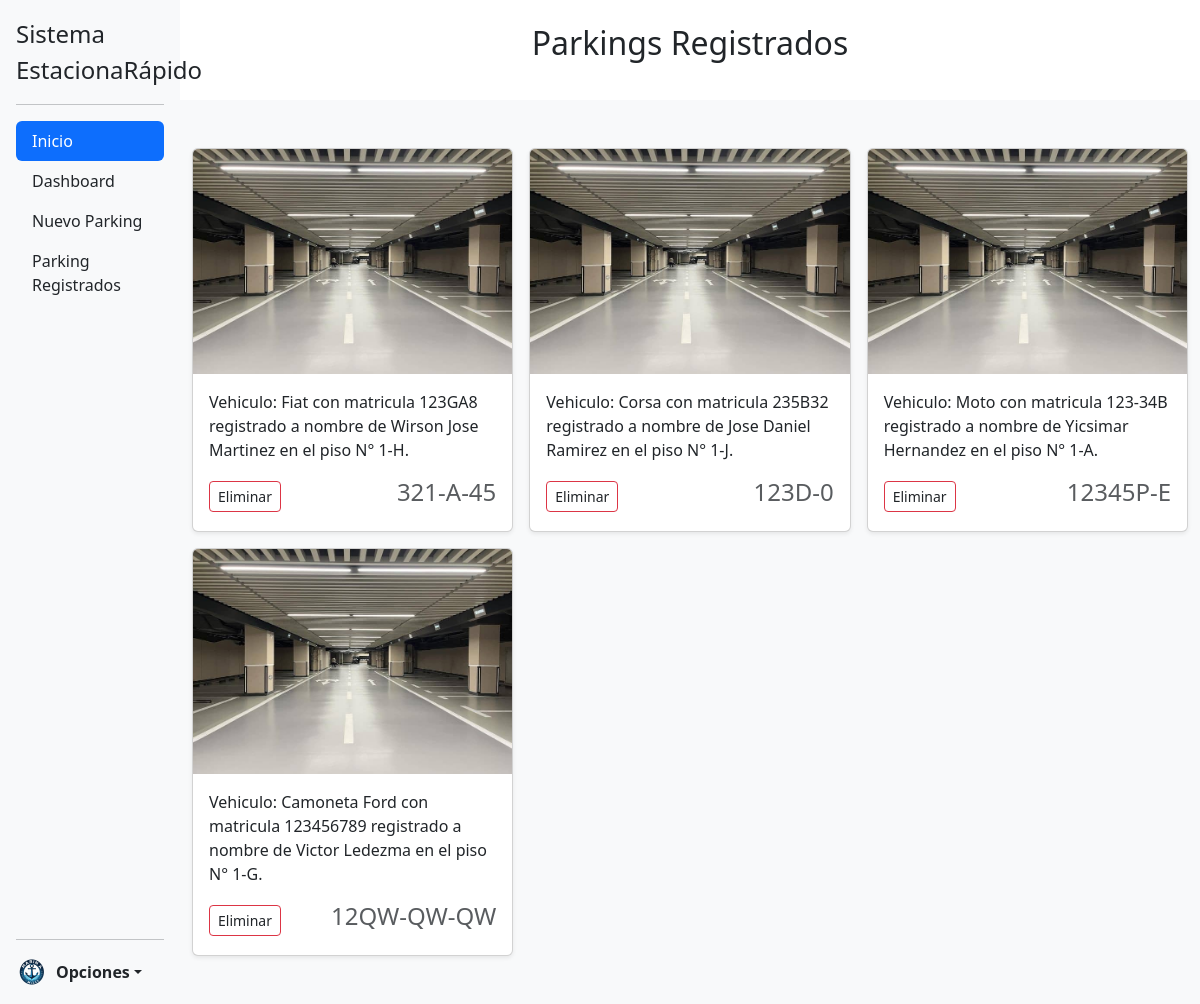
The page /views/components/espacios_mod.php (signed in) on the database its author committed.
### tables this page shows
CREATE TABLE `estacionarapido` (
  `id` int(100) NOT NULL,
  `nombre` varchar(100) NOT NULL,
  `apellido` varchar(100) NOT NULL,
  `cod_espacio` varchar(100) NOT NULL,
  `piso` varchar(100) NOT NULL,
  `vehiculo` varchar(100) NOT NULL,
  `matricula` varchar(100) NOT NULL
);

### controller/show.php (called while the page is built)
<?php
   $server = 'localhost';
   $user = 'root';
   $pass = '';
   $bd = 'estacionamiento';
   $conexion = mysqli_connect($server, $user, $pass, $bd) or die("Error al conectar");
   $sql = "SELECT id, nombre, apellido, cod_espacio, piso, vehiculo, matricula FROM estacionarapido";
   $result = $conexion->query($sql);
?>

### views/components/espacios_mod.php (the view, shortened to what this page needs)
<!DOCTYPE html>
<html>
<head>
	<?php include "head.php"; ?>
</head>
<body>
	<?php include "aside.php"; ?>
	<section class="d-flex overflow-auto flex-column ">
		<div class="section-header pt-4">
			<h2>Parkings Registrados</h2>
		</div>
		<div class="section-main w-100 d-flex overflow-auto flex-wrap justify-content-center gap-3">
			<div class="album py-5 bg-body-tertiary">
				<div class="container">
					<div class="row row-cols-1 row-cols-sm-2 row-cols-md-3 g-3">
						<?php
						$inc = include("./../../controller/show.php");
						if ($inc) {
							$consulta = "SELECT * FROM estacionarapido";
							$resultado = mysqli_query($conexion, $consulta);
							if ($resultado) {
								while ($row = $resultado->fetch_array()) {
									$nombre = $row['nombre'];
									$apellido = $row['apellido'];
									$codigo_parking = $row['cod_espacio'];
									$piso = $row['piso'];
									$vehiculo = $row['vehiculo'];
									$matricula = $row['matricula'];
						?>
									<div class="col">
										<div class="card shadow-sm">
											<img class="bd-placeholder-img card-img-top" width="100%" height="225" src="./../../assets/img/parkingw.jpg" alt="">
											<div class="card-body">
												<p class="card-text">Vehiculo: <?php echo $vehiculo ?> con matricula
													<?php echo $matricula ?> registrado a nombre de <?php echo $nombre ?>
													<?php echo $apellido ?> en el piso N° <?php echo $piso ?>.</p>
												<div class="d-flex justify-content-between align-items-center">
													<div class="btn-group">
														<button type="button" class="btn btn-sm btn-outline-danger"><?php echo "<a class='link-dark link-underline-opacity-0' href='./../../controller/eliminar.php?id=" . $row['id'] . "'>Eliminar</a>"; ?></button>
													</div>
													<h4 class="text-body-secondary"><?php echo $codigo_parking ?></h4>
												</div>
											</div>
										</div>
									</div>
						<?php
								}
							}
						}
						?>
					</div>
				</div>
			</div>
		</div>
	</section>
</body>
</html>

### views/components/head.php (shortened to what this page needs)
<link rel="stylesheet" type="text/css" href="./../../assets/styles/section.css">
<link rel="stylesheet" type="text/css" href="./../../assets/bootstrap/css/bootstrap.min.css">

### views/components/aside.php (shortened to what this page needs)
<aside>
	<nav style="height: 100vh;">
		<div class="d-flex flex-column flex-shrink-0 p-3 bg-light h-100" style="width: 15vw;">
			<a href="inicio.php" class="d-flex align-items-center mb-3 mb-md-0 me-md-auto link-dark text-decoration-none">
				<span class="fs-4">Sistema EstacionaRápido</span>
			</a>
			<hr>
			<ul class="nav nav-pills flex-column mb-auto">
				<li class="nav-item">
					<a href="inicio.php" class="nav-link active" aria-current="page">Inicio</a>
				</li>
				<li>
					<a href="dashboard.php" class="nav-link link-dark">Dashboard</a>
				</li>
				<li>
					<a href="form_insert.php" class="nav-link link-dark">Nuevo Parking</a>
				</li>
				<li>
					<a href="espacios_mod.php" class="nav-link link-dark">Parking Registrados</a>
				</li>
			</ul>
			<hr>
			<div class="dropdown">
				<a href="#" class="d-flex align-items-center link-dark text-decoration-none dropdown-toggle" id="dropdownUser2" data-bs-toggle="dropdown" aria-expanded="false">
					<img src="./../../assets/img/marina.png" alt="" width="32" height="32" class="rounded-circle me-2">
					<strong>Opciones</strong>
				</a>
			</div>
		</div>
	</nav>
</aside>

### assets/styles/section.css (style rules this page uses)
body { display: flex; }
section { display: flex; justify-content: center; align-items: center; gap: 30px; width: 85vw; height: 100vh; }

### rows shown on the page
estacionarapido: vehiculo "Fiat", matricula "123GA8", nombre "Wirson Jose", apellido "Martinez", piso "1-H", cod_espacio "321-A-45"
estacionarapido: vehiculo "Corsa", matricula "235B32", nombre "Jose Daniel", apellido "Ramirez", piso "1-J", cod_espacio "123D-0"
estacionarapido: vehiculo "Moto", matricula "123-34B", nombre "Yicsimar", apellido "Hernandez", piso "1-A", cod_espacio "12345P-E"
estacionarapido: vehiculo "Camoneta Ford", matricula "123456789", nombre "Victor", apellido "Ledezma", piso "1-G", cod_espacio "12QW-QW-QW"
